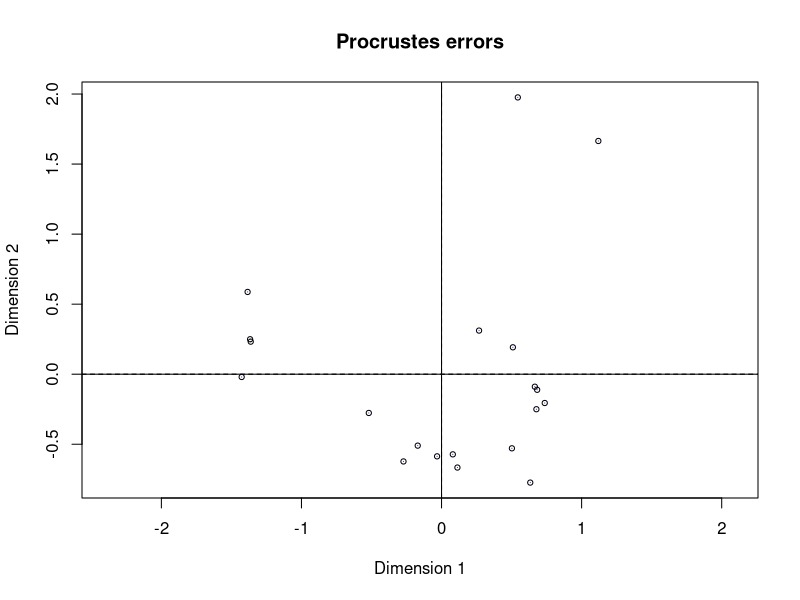

Source code (R):
library(vegan)


### Name: wcmdscale
### Title: Weighted Classical (Metric) Multidimensional Scaling
### Aliases: wcmdscale scores.wcmdscale plot.wcmdscale
### Keywords: multivariate

### ** Examples

## Correspondence analysis as a weighted principal coordinates
## analysis of Euclidean distances of Chi-square transformed data
data(dune)
rs <- rowSums(dune)/sum(dune)
d <- dist(decostand(dune, "chi"))
ord <- wcmdscale(d, w = rs, eig = TRUE)
## Ordinary CA
ca <- cca(dune)
## Eigevalues are numerically similar
ca$CA$eig - ord$eig
## Configurations are similar when site scores are scaled by
## eigenvalues in CA
procrustes(ord, ca, choices=1:19, scaling = "sites")
plot(procrustes(ord, ca, choices=1:2, scaling="sites"))
## Reconstruction of non-Euclidean distances with negative eigenvalues
d <- vegdist(dune)
ord <- wcmdscale(d, eig = TRUE)
## Only positive eigenvalues:
cor(d, dist(ord$points))
## Correction with negative eigenvalues:
cor(d, sqrt(dist(ord$points)^2 - dist(ord$negaxes)^2))
